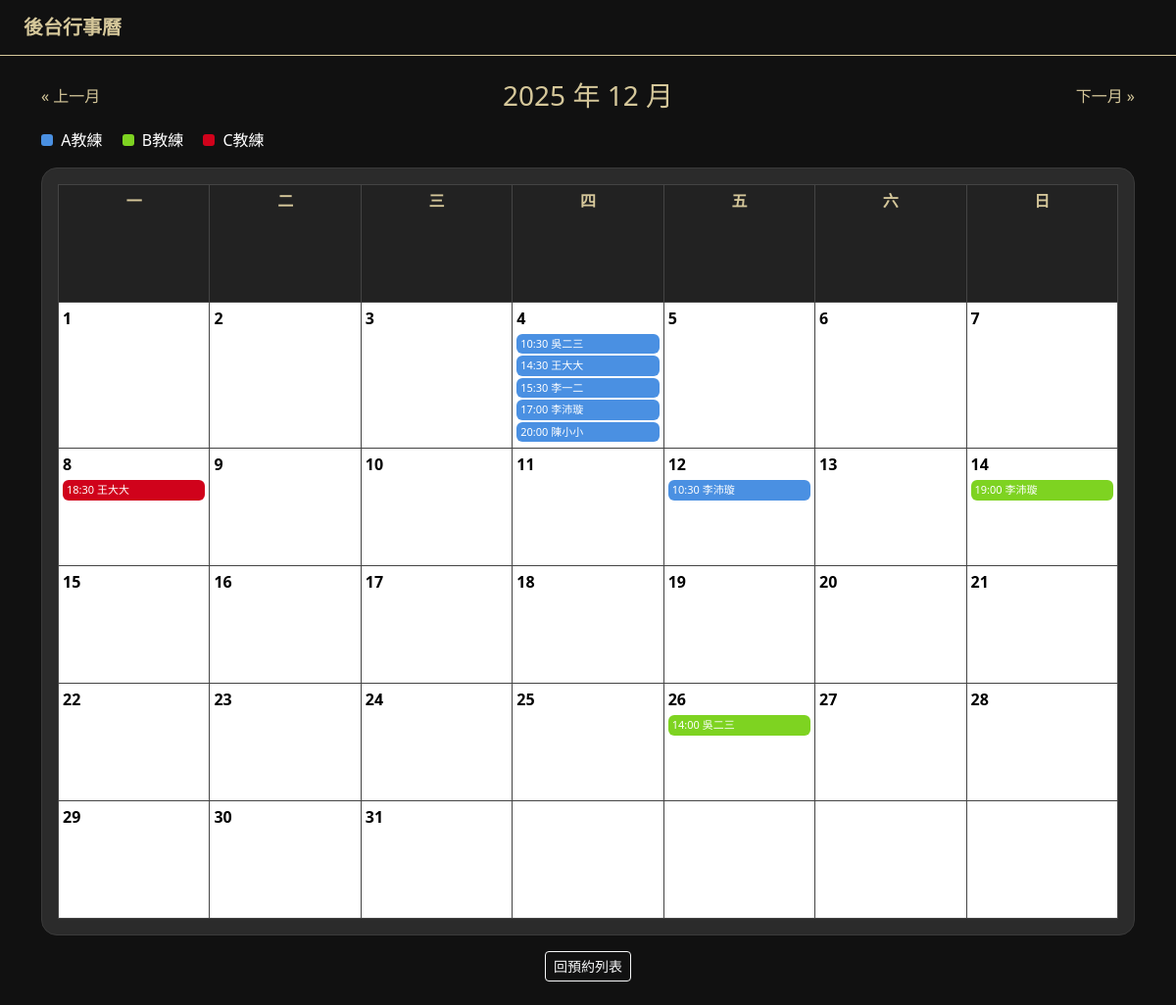
The app's page /admin/calendar with its own data.
### tables this page shows
CREATE TABLE bookings (
            id           INTEGER PRIMARY KEY AUTOINCREMENT,
            coach        TEXT NOT NULL,
            date         TEXT NOT NULL,
            time         TEXT NOT NULL,
            note         TEXT,
            client_name  TEXT NOT NULL,
            phone        TEXT NOT NULL,
            email        TEXT,
            gender       TEXT,
            birthday     TEXT,
            line_id      TEXT,
            course_type  TEXT NOT NULL
        );

### app.py (the view)
@app.route("/admin/calendar")
def admin_calendar():
    today = date.today()
    year = request.args.get("year", type=int) or today.year
    month = request.args.get("month", type=int) or today.month
    first_day = date(year, month, 1)
    last = calendar.monthrange(year, month)[1]
    last_day = date(year, month, last)
    conn = get_db_connection()
    cur = conn.cursor()
    cur.execute("""
        SELECT coach, date, time, client_name, course_type
        FROM bookings
        WHERE date BETWEEN ? AND ?
    """, (first_day.isoformat(), last_day.isoformat()))
    rows = cur.fetchall()
    conn.close()
    events_by_date = {}
    for r in rows:
        d = r["date"]
        if d not in events_by_date:
            events_by_date[d] = []
        events_by_date[d].append({
            "coach": r["coach"],
            "time": r["time"],
            "client_name": r["client_name"],
            "course_type": r["course_type"],
        })
        events_by_date[d].sort(
            key=lambda x: int(x["time"].split(":")[0]) * 60 + int(x["time"].split(":")[1])
        )
    cal = calendar.Calendar(firstweekday=0)
    month_weeks = cal.monthdayscalendar(year, month)
    prev_year, prev_month = (year, month - 1) if month > 1 else (year - 1, 12)
    next_year, next_month = (year, month + 1) if month < 12 else (year + 1, 1)
    return render_template(
        "calendar.html",
        year=year,
        month=month,
        month_weeks=month_weeks,
        events_by_date=events_by_date,
        coach_colors=coach_colors,
        prev_year=prev_year,
        prev_month=prev_month,
        next_year=next_year,
        next_month=next_month,
    )

### app.py (called while the page is built)
def get_db_connection():
    conn = sqlite3.connect(DB_PATH)
    conn.row_factory = sqlite3.Row
    return conn

### templates/calendar.html (shortened to what this page needs)
<!DOCTYPE html>
<html lang="zh-Hant">
<head>
    <link href="https://cdn.jsdelivr.net/npm/bootstrap@5.3.2/dist/css/bootstrap.min.css" rel="stylesheet">
</head>
<body>
<nav class="navbar px-4">
    <a class="navbar-brand" href="/admin">後台行事曆</a>
</nav>
<div class="container py-4">
    <div class="d-flex justify-content-between align-items-center mb-3">
        <div class="month-nav">
            <a href="/admin/calendar?year={{ prev_year }}&month={{ prev_month }}">&laquo; 上一月</a>
        </div>
        <h3 class="mb-0" style="color: var(--gold);">
            {{ year }} 年 {{ month }} 月
        </h3>
        <div class="month-nav">
            <a href="/admin/calendar?year={{ next_year }}&month={{ next_month }}">下一月 &raquo;</a>
        </div>
    </div>
    <div class="mb-3">
        {% for cname, ccolor in coach_colors.items() %}
        <span class="me-3">
            <span class="legend-badge" style="background-color: {{ ccolor }};"></span>
            {{ cname }}
        </span>
        {% endfor %}
    </div>
    <div class="card p-3">
        <div class="table-responsive">
            <table class="table calendar mb-0">
                <thead>
                    <tr>
                        <th>一</th>
                        <th>二</th>
                        <th>三</th>
                        <th>四</th>
                        <th>五</th>
                        <th>六</th>
                        <th>日</th>
                    </tr>
                </thead>
                <tbody>
                    {% for week in month_weeks %}
                    <tr>
                        {% for day in week %}
                            {% if day == 0 %}
                                <td class="empty-day"></td>
                            {% else %}
                                {% set dstr = year|string + '-' + '%02d'|format(month) + '-' + '%02d'|format(day) %}
                                {% set todays_events = events_by_date.get(dstr, []) %}
                                {% set is_today = (dstr == (now().date().isoformat() if false else '') ) %}
                                <td class="{% if is_today %}today{% endif %}">
                                    <a href="/admin/day?date={{ dstr }}" class="day-link">
                                        <div class="day-number">{{ day }}</div>
                                        {% for ev in todays_events %}
                                            {% set ccolor = coach_colors.get(ev.coach, '#888') %}
                                            <span class="event-badge" style="background-color: {{ ccolor }};">
                                                {{ ev.time }} {{ ev.client_name }}
                                            </span>
                                        {% endfor %}
                                    </a>
                                </td>
                            {% endif %}
                        {% endfor %}
                    </tr>
                    {% endfor %}
                </tbody>
            </table>
        </div>
    </div>
    <div class="mt-3 text-center">
        <a href="/admin" class="btn btn-outline-light btn-sm">回預約列表</a>
    </div>
</div>
</body>
</html>

### templates/calendar.html (style rules this page uses)
:root { --black: #111111; --gold: #D5C79A; --gunmetal: #2B2B2B; }
body { background-color: var(--black); color: white; font-family: "Noto Sans TC", system-ui, -apple-system, BlinkMacSystemFont; }
.navbar { background-color: var(--black); border-bottom: 1px solid var(--gold); }
.navbar-brand { color: var(--gold); font-weight: 700; }
.card { background-color: var(--gunmetal); border-radius: 16px; border: 1px solid #3A3A3A; }
table.calendar { table-layout: fixed; width: 100%; }
table.calendar th, table.calendar td { border: 1px solid #444; vertical-align: top; height: 120px; padding: 4px; }
table.calendar th { text-align: center; background-color: #222; color: var(--gold); }
.day-number { font-weight: 700; margin-bottom: 4px; }
.event-badge { display: block; font-size: 11px; border-radius: 6px; padding: 2px 4px; margin-bottom: 2px; color: #fff; white-space: nowrap; overflow: hidden; text-overflow: ellipsis; }
.empty-day { background-color: #151515; }
a.day-link { text-decoration: none; color: inherit; }
.month-nav a { color: var(--gold); text-decoration: none; font-weight: 500; }
.legend-badge { width: 12px; height: 12px; display: inline-block; border-radius: 3px; margin-right: 4px; }

### records on screen
bookings: time "10:30", client_name "吳二三"
bookings: time "14:30", client_name "王大大"
bookings: time "15:30", client_name "李一二"
bookings: time "17:00", client_name "李沛璇"
bookings: time "20:00", client_name "陳小小"
bookings: time "18:30", client_name "王大大"
bookings: time "10:30", client_name "李沛璇"
bookings: time "19:00", client_name "李沛璇"
bookings: time "14:00", client_name "吳二三"

### other values on screen
{{ year }} "2025"
{{ month }} "12"
{{ cname }} "A教練" "B教練" "C教練"
{{ day }} "1" "2" "3" "4" "5" "6" "7" "8" "9" "10" "11" "12" "13" "14" "15" "16" "17" "18" "19" "20" "21" "22" "23" "24" "25" "26" "27" "28" "29" "30" "31"
